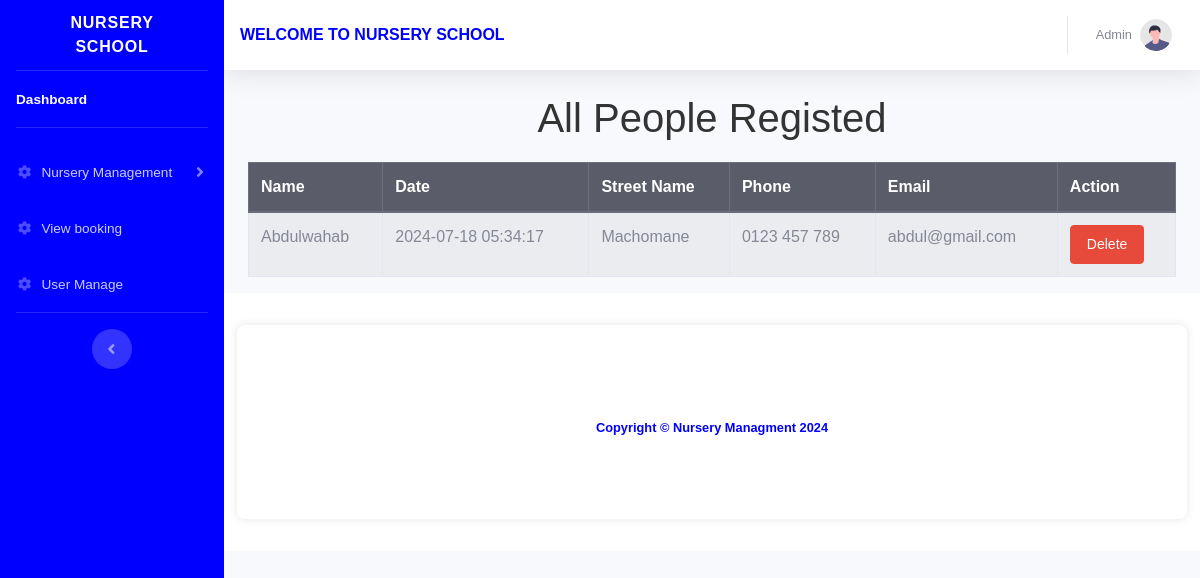
Screenshot of /Pages/user_manage.php (signed in) with the database file from the repository.
### tables this page shows
CREATE TABLE `user` (
  `user_id` int(11) NOT NULL,
  `full_name` varchar(50) NOT NULL,
  `date` timestamp NOT NULL DEFAULT current_timestamp() ON UPDATE current_timestamp(),
  `street_name` varchar(100) NOT NULL,
  `phone` varchar(100) NOT NULL,
  `email` varchar(100) NOT NULL,
  `role` int(11) NOT NULL,
  `password` varchar(255) NOT NULL
);

### assets/handler/fetch-all-users.php (the view, shortened to what this page needs)
<?php
require_once ('connection.php');
$query = "SELECT user_id, full_name, date, street_name, phone, email FROM user WHERE role = 2";
$result = $conn->query($query);
if ($result->num_rows > 0) {
    echo '
    <table class="table table-striped table-bordered">
        <thead class="thead-dark">
            <tr>
                <th>Name</th>
                <th>Date</th>
                <th>Street Name</th>
                <th>Phone</th>
                <th>Email</th>
                <th>Action</th>
            </tr>
        </thead>
        <tbody>';
    while ($row = $result->fetch_assoc()) {
        echo '
        <tr>
            <td>' . htmlspecialchars($row['full_name']) . '</td>
            <td>' . htmlspecialchars($row['date']) . '</td>
            <td>' . htmlspecialchars($row['street_name']) . '</td>
            <td>' . htmlspecialchars($row['phone']) . '</td>
            <td>' . htmlspecialchars($row['email']) . '</td>
            <td>
                <button type="button" class="btn btn-danger bg-danger btn-sm" data-toggle="modal" data-target="#modal_' . htmlspecialchars($row['user_id']) . '">Delete</button>
            </td>
        </tr>';
    }
    echo '
        </tbody>
    </table>';
} else {
    echo '<div class="alert alert-info" role="alert">No users found.</div>';
}
?>

### assets/components/header.php (shortened to what this page needs)
<?php
$user_id = $_SESSION['id'];
$user_name = $_SESSION['name'];
?>
<!DOCTYPE html>
<html lang="en">
<head>
    <link href="../assets/vendor/fontawesome-free/css/all.min.css" rel="stylesheet" type="text/css">
    <link href="../assets/css/sb-admin-2.min.css" rel="stylesheet">
</head>

### assets/components/sidebar.php (shortened to what this page needs)
<body id="page-top" style="color: blue;">
    <div id="wrapper" style="background-color: blue;">
        <ul class="navbar-nav bg-gradient-primary sidebar sidebar-dark accordion" id="accordionSidebar" style="background-color: blue;" >
            <a class="sidebar-brand d-flex align-items-center justify-content-center" href="./dashboard.php" >
                <div class="sidebar-brand-text mx-3">NURSERY SCHOOL</div>
            </a>
            <hr class="sidebar-divider my-0">
            <li class="nav-item active" >
                <a class="nav-link" href="dashboard.php">
                    <span><b>Dashboard</b></span></a>
            </li>
            <hr class="sidebar-divider">
            <?php
            if (isset($_SESSION['id']) && ($user_id == 1)) {
                ?>
                <li class="nav-item">
                    <a class="nav-link collapsed" href="#" data-toggle="collapse" data-target="#collapseTwo"
                        aria-expanded="true" aria-controls="collapseTwo">
                        <i class="fas fa-fw fa-cog"></i>
                        <span>Nursery Management</span>
                    </a>
                </li>
                <li class="nav-item">
                    <a class="nav-link" href="booking.php">
                        <i class="fas fa-fw fa-cog"></i>
                        <span>View booking</span></a>
                </li>
                <li class="nav-item">
                    <a class="nav-link" href="user_manage.php">
                        <i class="fas fa-fw fa-cog"></i>
                        <span>User Manage</span></a>
                </li>
                <?php
            }
            ?>
            <hr class="sidebar-divider d-none d-md-block">
            <div class="text-center d-none d-md-inline">
                <button class="rounded-circle border-0" id="sidebarToggle"></button>
            </div>
        </ul>
        <div id="content-wrapper" class="d-flex flex-column">
            <div id="content">
                <nav class="navbar navbar-expand navbar-light bg-white topbar mb-4 static-top shadow">
                   <div ujumbe><b>WELCOME TO NURSERY SCHOOL</b></div>
                    <ul class="navbar-nav ml-auto">
                        <li class="nav-item dropdown no-arrow">
                            <a class="nav-link dropdown-toggle" href="#" id="userDropdown" role="button"
                                data-toggle="dropdown" aria-haspopup="true" aria-expanded="false">
                                <span class="mr-2 d-none d-lg-inline text-gray-600 small"><?php echo $user_name; ?>
                                </span>
                                <img class="img-profile rounded-circle" src="../assets/img/undraw_profile.svg">
                            </a>
                        </li>
                    </ul>
                </nav>

### Pages/user_manage.php (shortened to what this page needs)
<?php include '../assets/components/header.php';
include '../assets/components/sidebar.php';
  ?>
<!DOCTYPE html>
<html lang="en">
<head>
</head>
<body>
  <div class="container-fluid">
    <h1>All People Registed</h1>
<?php include '../assets/handler/fetch-all-users.php'; ?>
  </div>
</body>
</html>
<?php include '../assets/components/footer.php'; ?>

### assets/components/footer.php (shortened to what this page needs)
 <footer class="sticky-footer bg-white">
                <div class="container my-auto">
                    <div class="copyright text-center my-auto"><b>
                                         <br> <br>  <br> <br> <br> <br><span>Copyright &copy; Nursery Managment 2024</span></br></br></br></br></br></br>
                    </div>
                </div>
            </footer>
        </div>
    </div>
</body>
</html>

### Pages/user_manage.php (style rules this page uses)
body { font-family: Arial, sans-serif; background-color: #f0f0f0; margin: 0; padding: 0; }
.container { max-width: 950px; margin: 20px auto; background-color: #fff; padding: 20px; border-radius: 8px; box-shadow: 0 0 10px rgba(0, 0, 0, 0.1); }
h1 { text-align: center; color: #333; }
table { width: 100%; border-collapse: collapse; margin-top: 20px; }
table, th, td { border: 1px solid #ccc; }
th, td { padding: 12px; text-align: left; }
th { background-color: #f2f2f2; color: #333; }
.btn { display: inline-block; padding: 8px 16px; text-decoration: none; background-color: #007bff; color: #fff; border-radius: 4px; }

### rows the page displays
user: full_name "Abdulwahab", date "2024-07-18 05:34:17", street_name "Machomane", phone "0123 457 789", email "abdul@gmail.com"

### other values shown
$user_name "Admin"
